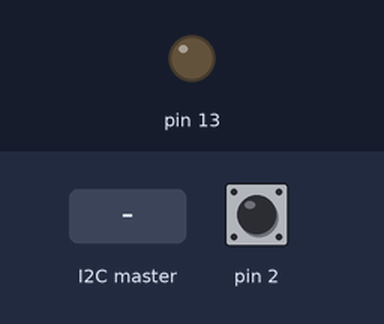
This sketch was run on a simulated Arduino Uno, built with avr-gcc and run on an emulated ATmega328P. On the bench: output pins drawn as LEDs (lit = HIGH). Inputs (shaded band) come from the test bench; at power-on: pin 2 HIGH.

Above: at 1.2 s.
1.3 s: the I2C master sends the byte 0
At 1.6 s:
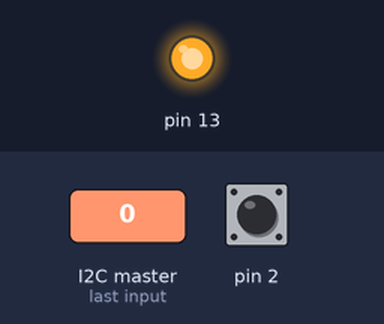
2.8 s: the I2C master sends the byte 90
At 4.0 s:
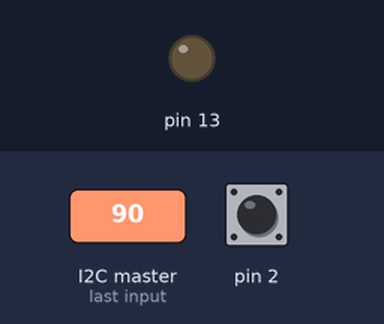
4.3 s: the I2C master sends the byte 200
At 5.1 s:
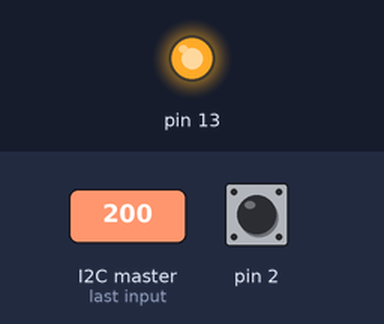
Timing chart, 0 to 7.3 s (numbered marks = the images above; inputs shaded):
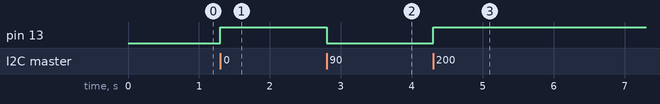

The sketch:

task6slave.ino
```cpp
// Lab 12 - Task 6: I2C Speed Testing (Slave)
// Hardware: ATmega328P (Arduino Uno R3)
// Description: I2C slave that dynamically changes speed based on master commands.
// Receives speed value (1, 2, or 3) and reconfigures I2C clock accordingly.
// Must match master speed for proper communication.
// Speed 1 = 25 kHz, Speed 2 = 100 kHz, Speed 3 = 400 kHz

#include <Wire.h>

volatile unsigned long lastTime = 0;  // Last button press time for debouncing
volatile uint8_t lastButtonState = (1 << PD2);  // Previous button state
volatile uint8_t lastMessage = 1;  // Last received message value

bool masterButtonState = false;  // Button state to send to master

// I2C receive callback: called when master writes data to slave
void onReceive(int bytes)
{
  while (Wire.available()) {
    uint8_t v = Wire.read();
    if(v==1){
      // Configure for 25 kHz (slow mode)
      TWBR = ((16000000/25000) - 16) /(2*4);
      TWSR = 0b00000001;  // Prescaler = 4
    }else if(v==2){
      // Configure for 100 kHz (standard mode)
      TWBR = ((16000000/100000) - 16) /(2);
      TWSR = 0b00000000;  // Prescaler = 1
    }else if(v==3){
      // Configure for 400 kHz (fast mode)
      TWBR = ((16000000/400000) - 16) /(2);
      TWSR = 0b00000000;  // Prescaler = 1
    }else{
      // Normal data message: toggle LED
      PORTB ^= (1 << PB5);
    }
  }
}

// I2C request callback: called when master requests data from slave
void onRequest()
{
  // Send button state to master: 1 if pressed, 0 if not pressed
  if(masterButtonState){
    Wire.write(1);
  }else{
    Wire.write(0);
  }
}

void setup()
{
  // Configure button pin (PD2) as input with pull-up
  DDRD &= ~(1 << PD2);
  PORTD |= (1 << PD2);

  // Configure LED pin (PB5) as output
  DDRB |= (1 << PB5);
  PORTB &= ~(1 << PB5);

  Wire.begin(4);  // Initialize I2C as slave with address 4

  // Initialize to 25 kHz (slow mode)
  TWSR &= ~((1 << TWPS0) | (1 << TWPS1));
  TWSR |= (1 << TWPS0);
  TWBR = ((16000000/25000) - 16) /(2*4);
  TWSR = 0b00000001;  // Prescaler = 4

  // Register I2C event handlers
  Wire.onReceive(onReceive);  // Called when master writes to slave
  Wire.onRequest(onRequest);  // Called when master reads from slave
}

void loop()
{
    uint8_t buttonState = (PIND & (1 << PD2));
    // Detect falling edge (button press)
    if(lastButtonState && !buttonState){
      unsigned long now = millis();
      if (now - lastTime > 250) {  // Debounce
        masterButtonState = !masterButtonState;  // Toggle button state
      }
      lastTime = now;
    }
    lastButtonState = buttonState;
}
    
```

Measured:
- after the input at 1.3 s, pin 13: LOW → HIGH at once
- after the input at 2.8 s, pin 13: HIGH → LOW at once
- after the input at 4.3 s, pin 13: LOW → HIGH at once
